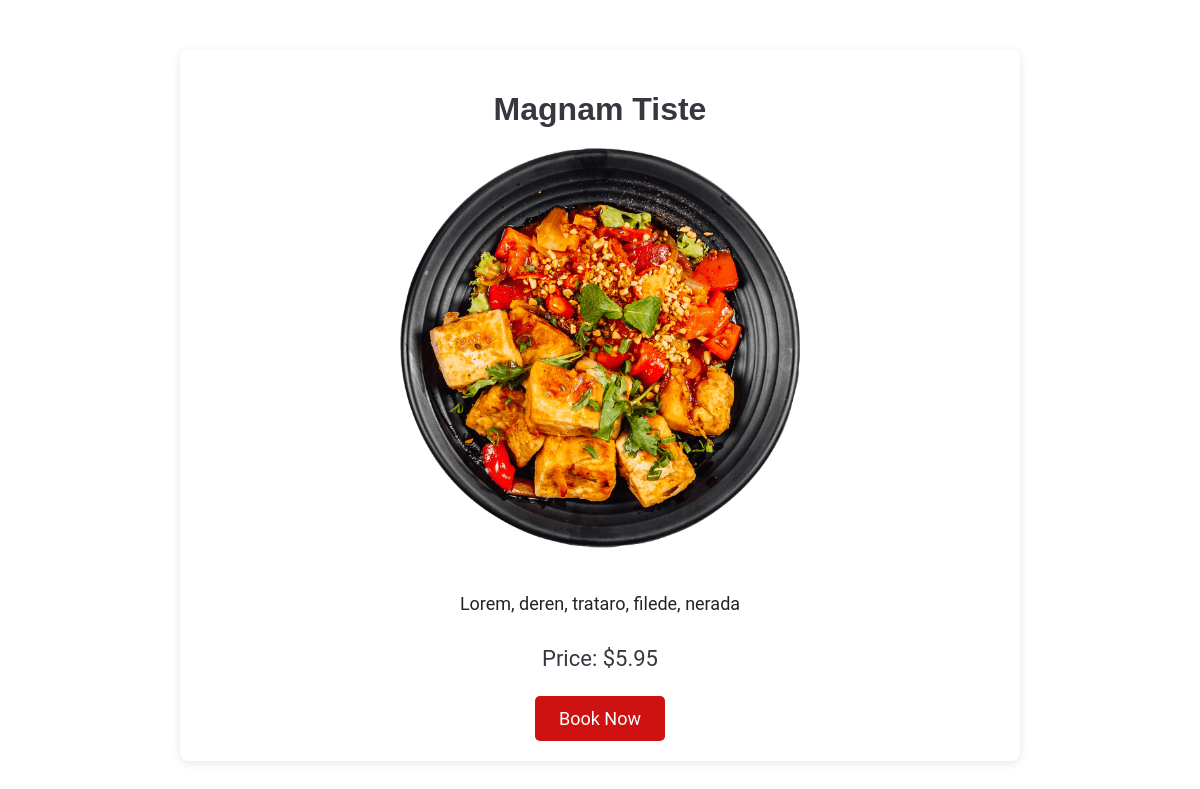
Page /reservation/meal/1/ (signed in) on the committed database.
### reservation/models.py (models this page shows, shortened)
class Meal(models.Model):
    name = models.CharField(max_length=255)
    description = models.TextField()
    price = models.DecimalField(max_digits=10, decimal_places=2)
    image = models.ImageField(upload_to='meals/')

### reservation/views.py (the view)
# urls.py: path('meal/<int:meal_id>/', views.meal_detail, name='meal_detail'),
@login_required
def meal_detail(request, meal_id):
    meal = get_object_or_404(Meal, id=meal_id)
    return render(request, 'meals/meal_detail.html', {'meal': meal})

### templates/meals/meal_detail.html (shortened to what this page needs)
{% load static %}
<!DOCTYPE html>
<html lang="en">
<head>
</head>
<body>
    <div class="container">
        <h1>{{ meal.name }}</h1>
        <img src="{{ meal.image.url }}" alt="{{ meal.name }}" class="meal-image">
        <p>{{ meal.description }}</p>
        <p class="price">Price: ${{ meal.price }}</p>
        {% if user.userprofile.balance >= meal.price %}
            <a href="{% url 'reservation:book_meal' meal.id %}" class="btn-primary">Book Now</a>
        {% else %}
            <p class="error-message">You do not have enough balance to book this meal.</p>
            <a href="#" class="btn-disabled">Book Now</a>
        {% endif %}
    </div>
</body>
</html>

### templates/meals/meal_detail.html (style rules this page uses)
:root { --default-font: "Roboto", system-ui, -apple-system, "Segoe UI", "Helvetica Neue", Arial, "Noto Sans", sans-serif; --heading-font: "Amatic SC", sans-serif; --nav-font: "Inter", sans-serif; --background-color: #ffffff; --default-color: #212529; --heading-color: #37373f; --accent-color: #ce1212; --surface-color: #ffffff; --contrast-color: #ffffff; }
body { font-family: var(--default-font); background-color: var(--background-color); color: var(--default-color); margin: 0; padding: 0; }
.container { max-width: 800px; margin: 50px auto; padding: 20px; background-color: var(--surface-color); box-shadow: 0 2px 10px rgba(0, 0, 0, 0.1); border-radius: 8px; text-align: center; }
h1 { font-family: var(--heading-font); font-size: 32px; margin-bottom: 20px; color: var(--heading-color); }
.meal-image { width: 100%; max-width: 400px; margin-bottom: 20px; border-radius: 8px; }
p { font-size: 18px; margin-bottom: 20px; line-height: 1.6; }
.price { font-size: 22px; color: var(--heading-color); margin-bottom: 20px; }
.btn-primary { background-color: var(--accent-color); color: var(--contrast-color); border: none; padding: 12px 24px; font-size: 18px; border-radius: 5px; cursor: pointer; text-decoration: none; display: inline-block; transition: background-color 0.3s; }

### rows in the picture
Meal: name "Magnam Tiste", image (picture), description "Lorem, deren, trataro, filede, nerada", price "5.95"
